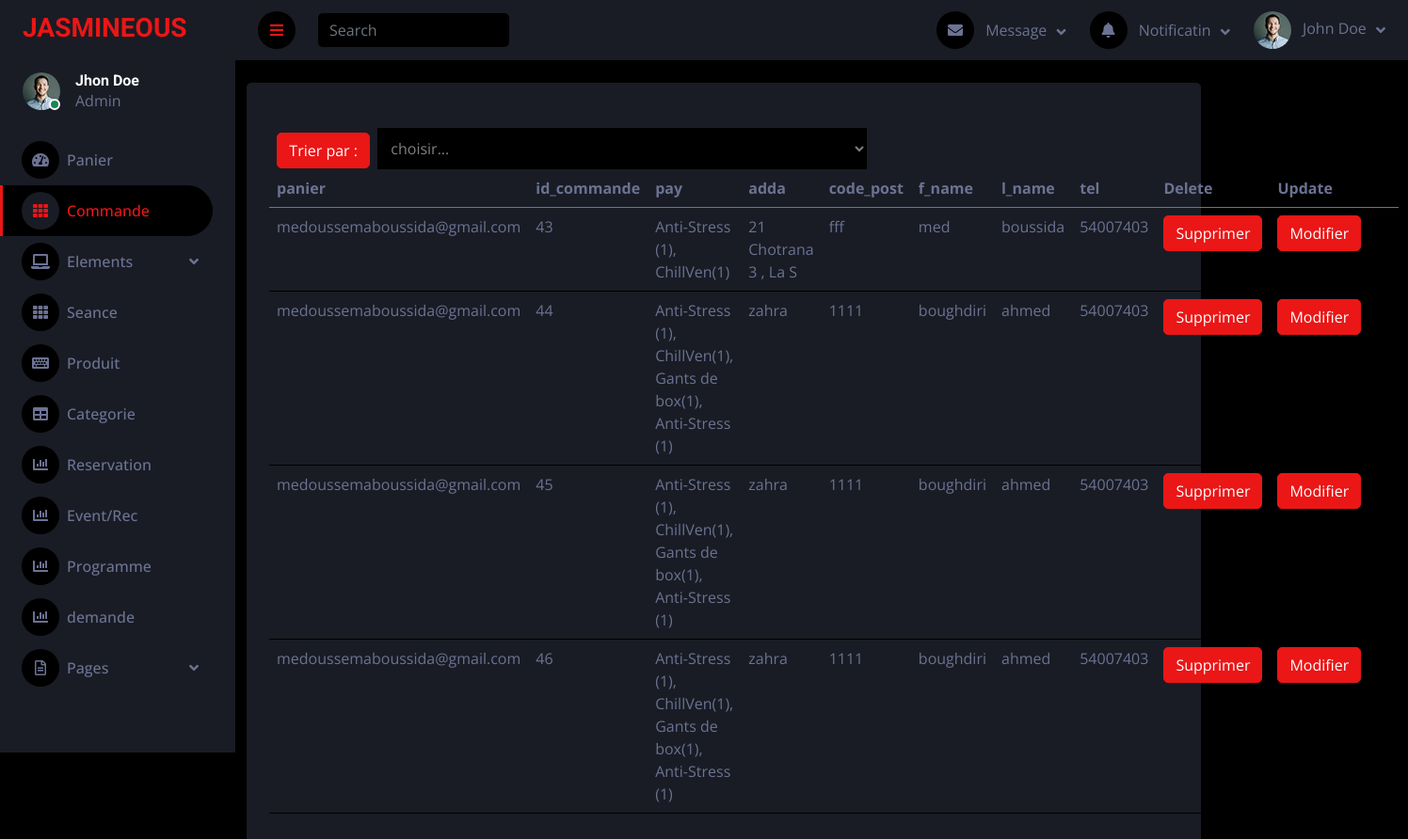
The page /View/Back/commande.php (signed in) on the database its author committed.
### tables this page shows
CREATE TABLE `commande` (
  `panier` varchar(100) NOT NULL,
  `id_commande` int(8) NOT NULL,
  `pay` varchar(255) NOT NULL,
  `adda` varchar(20) NOT NULL,
  `code_post` varchar(20) NOT NULL,
  `f_name` varchar(20) NOT NULL,
  `l_name` varchar(20) NOT NULL,
  `tel` int(8) NOT NULL
);

### Controller/commandeCRUD.php (called while the page is built, shortened)
<?php
	include_once '../../Model/commande.php';
	class commandeCRUD
	{
		function Affichercommande()
		{
			$sql="SELECT * FROM commande ";
			$db=config::getConnexion();
			try
			{
				$liste=$db->query($sql);
				return $liste;
			}
			catch(Exception $e)
			{
				die('Erreur:'. $e->getMessage());
			}
		}
    }
?>

### View/Back/commande.php (the view, shortened to what this page needs)
<?php
include_once '../../controller/commandeCRUD.php';
$commandeCRUD = new commandeCRUD();
$listecommande=$commandeCRUD->Affichercommande();
?>
<!DOCTYPE html>
<html lang="en">
<head>
<link href="https://cdnjs.cloudflare.com/ajax/libs/font-awesome/5.10.0/css/all.min.css" rel="stylesheet">
<link href="https://cdn.jsdelivr.net/npm/bootstrap-icons@1.4.1/font/bootstrap-icons.css" rel="stylesheet">
<link href="lib/owlcarousel/assets/owl.carousel.min.css" rel="stylesheet">
<link href="lib/tempusdominus/css/tempusdominus-bootstrap-4.min.css" rel="stylesheet" />
<link href="css/bootstrap.min.css" rel="stylesheet">
<link href="css/style.css" rel="stylesheet">
</head>
<body>
<div class="container-fluid position-relative d-flex p-0">
          <div class="sidebar pe-4 pb-3">
            <nav class="navbar bg-secondary navbar-dark">
                <a href="index.html" class="navbar-brand mx-4 mb-3">
                <h3 class="text-primary">JASMINEOUS</h3>
                </a>
                <div class="d-flex align-items-center ms-4 mb-4">
                    <div class="position-relative">
                        <img class="rounded-circle" src="img/user.jpg" alt="" style="width: 40px; height: 40px;">
                        <div class="bg-success rounded-circle border border-2 border-white position-absolute end-0 bottom-0 p-1"></div>
                    </div>
                    <div class="ms-3">
                        <h6 class="mb-0">Jhon Doe</h6>
                        <span>Admin</span>
                    </div>
                </div>
                <div class="navbar-nav w-100">
                <a href="panier.php" class="nav-item nav-link "><i class="fa fa-tachometer-alt me-2"></i>Panier</a>
                <a href="commande.php" class="nav-item nav-link active"><i class="fa fa-th me-2"></i>Commande</a>
                    <div class="nav-item dropdown">
                        <a href="#" class="nav-link dropdown-toggle" data-bs-toggle="dropdown"><i class="fa fa-laptop me-2"></i>Elements</a>
                    </div>
                    <a href="Seance.php" class="nav-item nav-link"><i class="fa fa-th me-2"></i>Seance</a>
                    <a href="form.php" class="nav-item nav-link"><i class="fa fa-keyboard me-2"></i>Produit</a>
                    <a href="table.php" class="nav-item nav-link"><i class="fa fa-table me-2"></i>Categorie</a>
                    <a href="Reservation.php" class="nav-item nav-link"><i class="fa fa-chart-bar me-2"></i>Reservation</a>
                    <a href="evenement.php" class="nav-item nav-link"><i class="fa fa-chart-bar me-2"></i>Event/Rec</a>
                    <a href="programe.php" class="nav-item nav-link "><i class="fa fa-chart-bar me-2"></i>Programme</a>
                    <a href="demande.php" class="nav-item nav-link "><i class="fa fa-chart-bar me-2"></i>demande</a>
                    <div class="nav-item dropdown">
                        <a href="#" class="nav-link dropdown-toggle" data-bs-toggle="dropdown"><i class="far fa-file-alt me-2"></i>Pages</a>
                    </div>
                </div>
            </nav>
        </div>
    <div class="content">
        <nav class="navbar navbar-expand bg-secondary navbar-dark sticky-top px-4 py-0">
            <a href="#" class="sidebar-toggler flex-shrink-0">
                <i class="fa fa-bars"></i>
            </a>
            <form class="d-none d-md-flex ms-4" method="POST">
                    <input class="form-control bg-dark border-0" type="search" name="RechercheNom" placeholder="Search">
                    <button class="btn" type="submit">
                                            </button>
</form>
            <div class="navbar-nav align-items-center ms-auto">
                <div class="nav-item dropdown">
                    <a href="#" class="nav-link dropdown-toggle" data-bs-toggle="dropdown">
                        <i class="fa fa-envelope me-lg-2"></i>
                        <span class="d-none d-lg-inline-flex">Message</span>
                    </a>
                </div>
                <div class="nav-item dropdown">
                    <a href="#" class="nav-link dropdown-toggle" data-bs-toggle="dropdown">
                        <i class="fa fa-bell me-lg-2"></i>
                        <span class="d-none d-lg-inline-flex">Notificatin</span>
                    </a>
                </div>
                <div class="nav-item dropdown">
                    <a href="#" class="nav-link dropdown-toggle" data-bs-toggle="dropdown">
                        <img class="rounded-circle me-lg-2" src="img/user.jpg" alt="" style="width: 40px; height: 40px;">
                        <span class="d-none d-lg-inline-flex">John Doe</span>
                    </a>
                </div>
            </div>
        </nav>
                </body>
<html>
</html>
</body>
            <div class="container-fluid pt-4 px-7">
                <div class="row g-4">
                    <div class="col-sm-12 col-xl-10">
                        <div class="bg-secondary rounded h-100 p-4">
                            <table class="table">
                            <form method="POST" align="center">
                            &nbsp; <button type="submit"  class="btn btn-primary" for="Trie">Trier par : </button>&nbsp;
                                            <select type="range" name="Trie" id="Trie">
                                                <option selected disabled>choisir...</option>
                                            </select>
                                        </form>
        <thead>
            <tr>
            <th>panier</th>
                <th>id_commande</th>
                <th>pay</th>
                <th>adda</th>
                <th>code_post</th>
                <th>f_name</th>
                <th>l_name</th>
                <th>tel</th>
                <th>Delete</th>
                <th>Update</th>
                <th></th>
                <th></th>
            </tr>
        </thead>
        <tbody>
        <tbody>
            <?php foreach($listecommande as $commande): ?>
            <tr>
                <td><?php echo $commande['panier']; ?></td>
                <td><?php echo $commande['id_commande']; ?></td>
                <td><?php echo $commande['pay']; ?></td>
                <td><?php echo $commande['adda']; ?></td>
                <td><?php echo $commande['code_post']; ?></td>
                <td><?php echo $commande['f_name']; ?></td>
                <td><?php echo $commande['l_name']; ?></td>
                <td><?php echo $commande['tel']; ?></td>
                <td>
                    <a href="DeleteCommande.php?id_commande=<?php echo $commande['id_commande']; ?>"><button class="btn btn-primary">Supprimer</button></a>
                </td>
                    <td>
                    <form method="POST" action="UpdateCommande.php" align="center">
                                                        <a type="submit" name="modifierrr" ><button class="btn btn-primary">Modifier</button></a>
                                                    </form>
                </td>
            </tr>
            <?php endforeach; ?>
                                </tbody>
                            </table>
                        </div>
                    </div>
                            </div>
                        </div>
</body>
</html>

### View/Back/css/style.css (style rules this page uses)
:root { --primary: #EB1616; --secondary: #191C24; --light: #6C7293; --dark: #000000; }
.btn { transition: .5s; }
.sidebar { position: fixed; top: 0; left: 0; bottom: 0; width: 250px; height: 100vh; overflow-y: auto; background: var(--secondary); transition: 0.5s; z-index: 999; }
.content { margin-left: 250px; min-height: 100vh; background: var(--dark); transition: 0.5s; }
@media (min-width: 992px) { .sidebar { margin-left: 0; } }
@media (min-width: 992px) { .content { width: calc(100% - 250px); } }
.sidebar .navbar .navbar-nav .nav-link { padding: 7px 20px; color: var(--light); font-weight: 500; border-left: 3px solid var(--secondary); border-radius: 0 30px 30px 0; outline: none; }
.sidebar .navbar .navbar-nav .nav-link:hover, .sidebar .navbar .navbar-nav .nav-link.active { color: var(--primary); background: var(--dark); border-color: var(--primary); }
.sidebar .navbar .navbar-nav .nav-link i { width: 40px; height: 40px; display: inline-flex; align-items: center; justify-content: center; background: var(--dark); border-radius: 40px; }
.sidebar .navbar .navbar-nav .nav-link:hover i, .sidebar .navbar .navbar-nav .nav-link.active i { background: var(--secondary); }
.sidebar .navbar .dropdown-toggle::after { position: absolute; top: 15px; right: 15px; border: none; content: "\f107"; font-family: "Font Awesome 5 Free"; font-weight: 900; transition: .5s; }
.content .navbar .navbar-nav .nav-link { margin-left: 25px; padding: 12px 0; color: var(--light); outline: none; }
.content .navbar .sidebar-toggler, .content .navbar .navbar-nav .nav-link i { width: 40px; height: 40px; display: inline-flex; align-items: center; justify-content: center; background: var(--dark); border-radius: 40px; }
.content .navbar .dropdown-toggle::after { margin-left: 6px; vertical-align: middle; border: none; content: "\f107"; font-family: "Font Awesome 5 Free"; font-weight: 900; transition: .5s; }

### View/Back/commande.php (style rules this page uses)
select { width: 520px; background-color: #000; color: gray; border: none; padding: 10px; }
option { background-color: #000; color: gray; border: none; padding: 10px; }
select option[selected] { color: #fff; }

### rows shown on the page
commande: panier "medoussemaboussida@gmail.com", id_commande "43", pay "Anti-Stress (1), ChillVen(1)", adda "21 Chotrana 3 , La S", code_post "fff", f_name "med", l_name "boussida", tel "54007403"
commande: panier "medoussemaboussida@gmail.com", id_commande "44", pay "Anti-Stress (1), ChillVen(1), Gants de box(1), Anti-Stress (1)", adda "zahra", code_post "1111", f_name "boughdiri", l_name "ahmed", tel "54007403"
commande: panier "medoussemaboussida@gmail.com", id_commande "45", pay "Anti-Stress (1), ChillVen(1), Gants de box(1), Anti-Stress (1)", adda "zahra", code_post "1111", f_name "boughdiri", l_name "ahmed", tel "54007403"
commande: panier "medoussemaboussida@gmail.com", id_commande "46", pay "Anti-Stress (1), ChillVen(1), Gants de box(1), Anti-Stress (1)", adda "zahra", code_post "1111", f_name "boughdiri", l_name "ahmed", tel "54007403"
